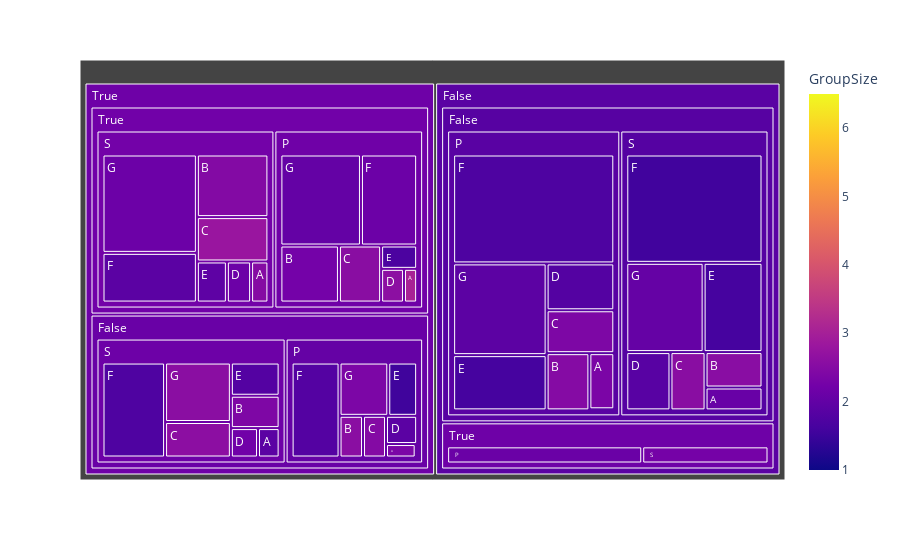

Source (notebook cell):
### Code cell
fig = px.treemap(
    train_data.dropna(),
    path=["Transported", "CryoSleep", "CabinSide", "CabinDeck"],
    color="GroupSize")
fig.show()

### Figure 1 — Plotly figure (JSON) as saved in the notebook; plotly's stock layout.template omitted (floating-point values rounded to 4 significant figures)
{"data": [{"branchvalues": "total", "customdata": [[1.741], [2.252], [2.571], [1.807], [2.038], [1.729], [2.142], [1.558], [2.143], [1.805], [2.022], [2.495], [2.093], [1.611], [1.903], [2.5], [2.312], [1.915], [2.138], [2.571], [2.596], [2.558], [2.791], [1.942], [2.082], [2.369], [1.866], [2.403], [1.909], [1.909], [2.553], [2.563], [1.609], [2.389], [2.466], [1.95], [2.479], [1.694], [2.205], [3.053], [1.81], [6.5], [2.606], [1.545], [2.346], [2.04], [2.0], [2.333], [1.667], [1.0], [2.35], [1.0], [2.0], [1.5], [2.15], [2.186], [2.037], [1.819], [1.871], [2.239], [2.112], [2.263], [2.102], [2.215], [1.847], [2.172], [2.167], [1.889]], "domain": {"x": [0, 1], "y": [0, 1]}, "hovertemplate": "labels=%{label}<br>count=%{value}<br>parent=%{parent}<br>id=%{id}<br>GroupSize=%{color}<extra></extra>", "ids": ["True/False/S/F", "True/True/P/B", "True/False/P/B", "True/False/P/F", "False/False/S/G", "False/False/P/F", "True/True/P/F", "False/False/S/F", "True/True/S/D", "False/False/P/D", "True/True/P/G", "False/False/P/B", "False/True/P/G", "False/False/S/E", "True/False/S/A", "True/True/S/A", "False/True/S/G", "False/False/P/G", "True/True/S/G", "True/False/S/G", "True/False/S/C", "False/False/S/C", "True/True/S/C", "True/True/S/E", "False/False/S/A", "True/False/P/G", "False/False/S/D", "True/False/S/B", "True/False/P/D", "True/True/S/F", "False/False/S/B", "True/True/P/C", "False/False/P/E", "False/False/P/C", "True/True/S/B", "False/True/S/E", "True/False/P/C", "True/True/P/E", "True/False/S/D", "True/True/P/A", "True/False/S/E", "False/True/P/C", "True/True/P/D", "True/False/P/E", "False/False/P/A", "False/True/P/E", "False/True/S/F", "False/True/S/A", "False/True/P/F", "False/False/P/T", "True/False/P/A", "True/False/P/T", "False/True/P/D", "False/True/P/B", "True/False/S", "True/True/P", "True/False/P", "False/False/S", "False/False/P", "True/True/S", "False/True/P", "False/True/S", "True/False", "True/True", "False/False", "False/True", "True", "False"], "labels": ["F", "B", "B", "F", "G", "F", "F", "F", "D", "D", "G", "B", "G", "E", "A", "A", "G", "G", "G", "G", "C", "C", "C", "E", "A", "G", "D", "B", "D", "F", "B", "C", "E", "C", "B", "E", "C", "E", "D", "A", "E", "C", "D", "E", "A", "E", "F", "A", "F", "T", "A", "T", "D", "B", "S", "P", "P", "S", "P", "S", "P", "S", "False", "True", "False", "True", "True", "False"], "marker": {"coloraxis": "coloraxis", "colors": [1.741, 2.252, 2.571, 1.807, 2.038, 1.729, 2.142, 1.558, 2.143, 1.805, 2.022, 2.495, 2.093, 1.611, 1.903, 2.5, 2.312, 1.915, 2.138, 2.571, 2.596, 2.558, 2.791, 1.942, 2.082, 2.369, 1.866, 2.403, 1.909, 1.909, 2.553, 2.563, 1.609, 2.389, 2.466, 1.95, 2.479, 1.694, 2.205, 3.053, 1.81, 6.5, 2.606, 1.545, 2.346, 2.04, 2.0, 2.333, 1.667, 1.0, 2.35, 1.0, 2.0, 1.5, 2.15, 2.186, 2.037, 1.819, 1.871, 2.239, 2.112, 2.263, 2.102, 2.215, 1.847, 2.172, 2.167, 1.889]}, "name": "", "parents": ["True/False/S", "True/True/P", "True/False/P", "True/False/P", "False/False/S", "False/False/P", "True/True/P", "False/False/S", "True/True/S", "False/False/P", "True/True/P", "False/False/P", "False/True/P", "False/False/S", "True/False/S", "True/True/S", "False/True/S", "False/False/P", "True/True/S", "True/False/S", "True/False/S", "False/False/S", "True/True/S", "True/True/S", "False/False/S", "True/False/P", "False/False/S", "True/False/S", "True/False/P", "True/True/S", "False/False/S", "True/True/P", "False/False/P", "False/False/P", "True/True/S", "False/True/S", "True/False/P", "True/True/P", "True/False/S", "True/True/P", "True/False/S", "False/True/P", "True/True/P", "True/False/P", "False/False/P", "False/True/P", "False/True/S", "False/True/S", "False/True/P", "False/False/P", "True/False/P", "True/False/P", "False/True/P", "False/True/P", "True/False", "True/True", "True/False", "False/False", "False/False", "True/True", "False/True", "False/True", "True", "True", "False", "False", "", ""], "type": "treemap", "values": [290, 143, 49, 228, 260, 653, 219, 556, 42, 118, 314, 91, 225, 198, 31, 30, 141, 319, 392, 191, 114, 77, 134, 52, 49, 130, 97, 77, 44, 198, 76, 103, 192, 108, 189, 20, 48, 36, 39, 19, 79, 2, 33, 77, 52, 25, 3, 3, 3, 1, 20, 1, 1, 2, 821, 867, 597, 1313, 1534, 1037, 258, 167, 1418, 1904, 2847, 425, 3322, 3272]}], "layout": {"coloraxis": {"colorbar": {"title": {"text": "GroupSize"}}, "colorscale": [[0, "#0d0887"], [0.1111, "#46039f"], [0.2222, "#7201a8"], [0.3333, "#9c179e"], [0.4444, "#bd3786"], [0.5556, "#d8576b"], [0.6667, "#ed7953"], [0.7778, "#fb9f3a"], [0.8889, "#fdca26"], [1, "#f0f921"]]}, "legend": {"tracegroupgap": 0}, "margin": {"t": 60}}}
